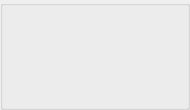
   <widget class="QGroupBox" name="groupBox1" >
    <property name="geometry" >
     <rect>
      <x>10</x>
      <y>230</y>
      <width>190</width>
      <height>110</height>
     </rect>
    </property>
    <property name="minimumSize" >
     <size>
      <width>190</width>
      <height>110</height>
     </size>
    </property>
    <property name="maximumSize" >
     <size>
      <width>190</width>
      <height>110</height>
     </size>
    </property>
    <property name="title" >
     <string/>
    </property>
    <widget class="MyAvatarLabel" name="label_Avatar1" >
     <property name="geometry" >
      <rect>
       <x>8</x>
       <y>8</y>
       <width>50</width>
       <height>50</height>
      </rect>
     </property>
     <property name="scaledContents" >
      <bool>true</bool>
     </property>
    </widget>
    <widget class="QLabel" name="label_PlayerName1" >
     <property name="geometry" >
      <rect>
       <x>66</x>
       <y>10</y>
       <width>118</width>
       <height>12</height>
      </rect>
     </property>
     <property name="alignment" >
      <set>Qt::AlignLeading|Qt::AlignLeft|Qt::AlignTop</set>
     </property>
    </widget>
    <widget class="MySetLabel" name="textLabel_Set1" >
     <property name="geometry" >
      <rect>
       <x>80</x>
       <y>86</y>
       <width>118</width>
       <height>18</height>
      </rect>
     </property>
     <property name="alignment" >
      <set>Qt::AlignBottom|Qt::AlignHCenter</set>
     </property>
    </widget>
    <widget class="QLabel" name="textLabel_Cash1" >
     <property name="geometry" >
      <rect>
       <x>80</x>
       <y>40</y>
       <width>131</width>
       <height>17</height>
      </rect>
     </property>
     <property name="minimumSize" >
      <size>
       <width>35</width>
       <height>0</height>
      </size>
     </property>
     <property name="alignment" >
      <set>Qt::AlignRight|Qt::AlignTrailing|Qt::AlignVCenter</set>
     </property>
    </widget>
    <widget class="QLabel" name="textLabel_Button1" >
     <property name="geometry" >
      <rect>
       <x>10</x>
       <y>60</y>
       <width>40</width>
       <height>40</height>
      </rect>
     </property>
     <property name="text" >
      <string/>
     </property>
     <property name="scaledContents" >
      <bool>true</bool>
     </property>
    </widget>
    <widget class="MyCardsPixmapLabel" name="pixmapLabel_card1a" >
     <property name="geometry" >
      <rect>
       <x>85</x>
       <y>20</y>
       <width>48</width>
       <height>76</height>
      </rect>
     </property>
     <property name="scaledContents" >
      <bool>true</bool>
     </property>
    </widget>
    <widget class="MyCardsPixmapLabel" name="pixmapLabel_card1b" >
     <property name="geometry" >
      <rect>
       <x>131</x>
       <y>25</y>
       <width>48</width>
       <height>76</height>
      </rect>
     </property>
     <property name="scaledContents" >
      <bool>true</bool>
     </property>
    </widget>
    <widget class="QLabel" name="textLabel_Status1" >
     <property name="geometry" >
      <rect>
       <x>20</x>
       <y>60</y>
       <width>111</width>
       <height>40</height>
      </rect>
     </property>
     <property name="minimumSize" >
      <size>
       <width>0</width>
       <height>20</height>
      </size>
     </property>
     <property name="text" >
      <string/>
     </property>
     <property name="alignment" >
      <set>Qt::AlignCenter</set>
     </property>
    </widget>
   </widget>
